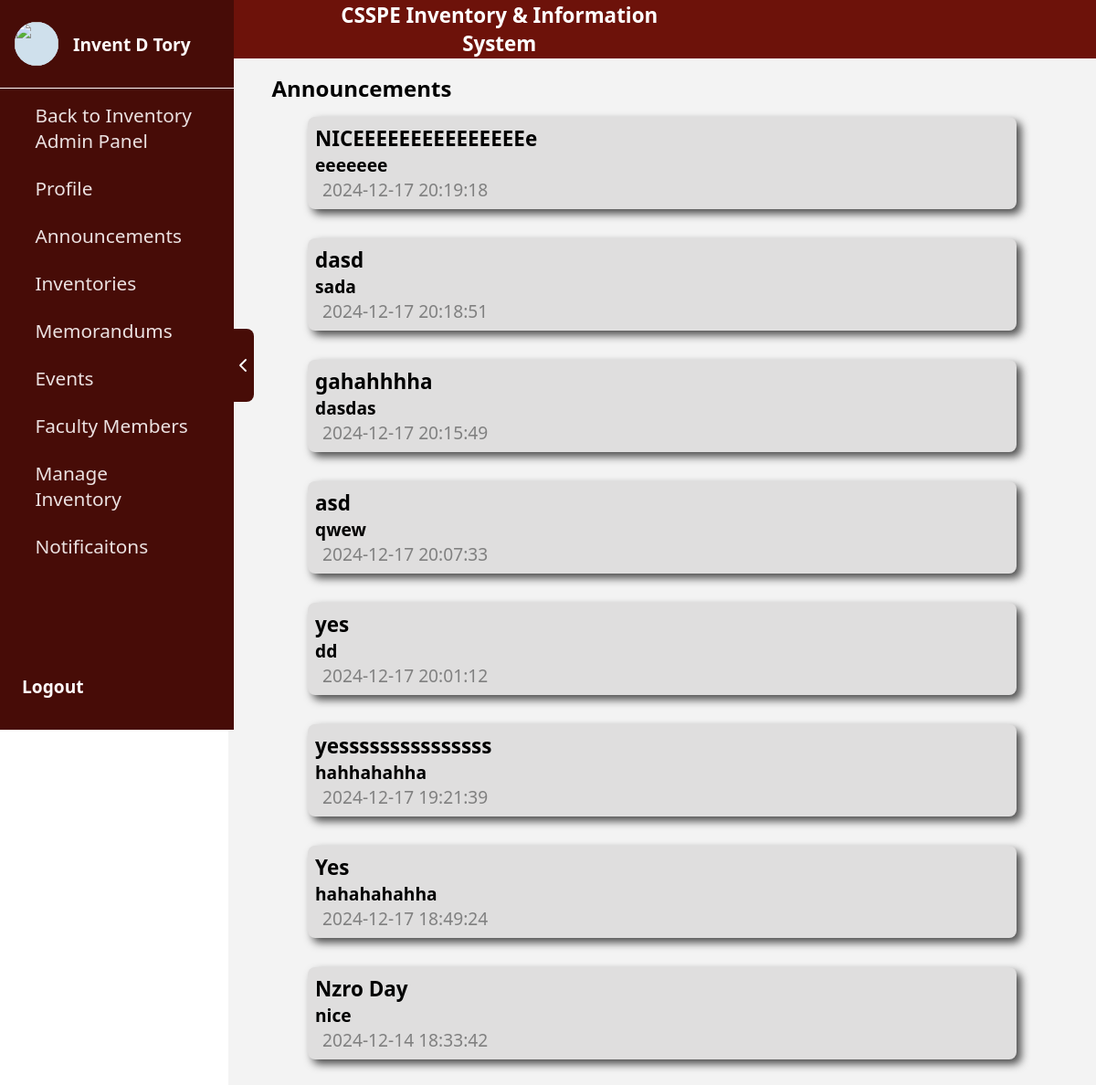
The page /inventoryAdmin/homePage/announcement.php (signed in) on the database its author committed.
### tables this page shows
CREATE TABLE `users` (
  `id` int(11) NOT NULL,
  `first_name` varchar(100) NOT NULL,
  `last_name` varchar(100) NOT NULL,
  `middle_name` varchar(100) DEFAULT NULL,
  `email` varchar(255) NOT NULL,
  `address` text NOT NULL,
  `contact_no` varchar(15) NOT NULL,
  `rank` enum('Instructor','Assistant Professor','Associate Professor','Professor') NOT NULL,
  `password` varchar(255) NOT NULL,
  `created_at` timestamp NOT NULL DEFAULT current_timestamp(),
  `role` varchar(50) NOT NULL DEFAULT 'Instructor',
  `image` varchar(255) DEFAULT NULL,
  `department` varchar(255) NOT NULL
);

CREATE TABLE `announcements` (
  `id` int(11) NOT NULL,
  `title` varchar(255) NOT NULL,
  `description` text NOT NULL,
  `date_uploaded_at` datetime DEFAULT current_timestamp(),
  `location` varchar(255) NOT NULL
);

### inventoryAdmin/homePage/announcement.php (the view, shortened to what this page needs)
<?php
require_once '../../conn/conn.php';
$inventoryAdminId = $_SESSION['user_id'];
$query = "SELECT first_name, middle_name, last_name FROM users WHERE id = ?";
$stmt = $conn->prepare($query);
$stmt->bind_param("i", $inventoryAdminId);
$stmt->execute();
$result = $stmt->get_result();
if ($result->num_rows > 0) {
    $row = $result->fetch_assoc();
    $fullName = trim($row['first_name'] . ' ' . $row['middle_name'] . ' ' . $row['last_name']);
} else {
    $fullName = "User Not Found";
}
$query = "SELECT title, description, DATE_FORMAT(date_uploaded_at, '%Y-%m-%d %H:%i:%s') AS formatted_date
          FROM announcements
          ORDER BY date_uploaded_at DESC";
$result = $conn->query($query);
?>
<!DOCTYPE html>
<html lang="en">
<head>
    <link rel="stylesheet" href="/dionSe/assets/css/organization.css">
    <link rel="stylesheet" href="/dionSe/assets/css/sidebar.css">
    <link rel="stylesheet" href="/dionSe/assets/css/notification.css">
</head>
<body>
    <div class="body">
        <div class="sidebar">
            <div class="sidebarContent">
                <div class="arrowContainer" style="margin-left: 80rem;" id="toggleButton">
                    <div class="subArrowContainer">
                        <img class="hideIcon" src="/dionSe/assets/img/arrow.png" alt="">
                    </div>
                </div>
            </div>
            <div class="userContainer">
                <div class="subUserContainer">
                    <div class="userPictureContainer">
                        <div class="subUserPictureContainer">
                            <img class="subUserPictureContainer" src="/dionSe/assets/img/CSSPE.png" alt="">
                        </div>
                    </div>
                    <div class="userPictureContainer1">
                        <p><?php echo $fullName; ?></p>
                    </div>
                </div>
                <div class="navContainer">
                    <div class="subNavContainer">
                        <a href="../index.php">
                            <div class="buttonContainer1">
                                <div class="nameOfIconContainer">
                                    <p>Back to Inventory Admin Panel</p>
                                </div>
                            </div>
                        </a>
                        <a href="../homePage/profile.php">
                            <div class="buttonContainer1">
                                <div class="nameOfIconContainer">
                                    <p>Profile</p>
                                </div>
                            </div>
                        </a>
                        <a href="../homePage/announcement.php">
                            <div class="buttonContainer1">
                                <div class="nameOfIconContainer">
                                    <p>Announcements</p>
                                </div>
                            </div>
                        </a>
                        <a href="../homePage/borrowing.php">
                            <div class="buttonContainer1">
                                <div class="nameOfIconContainer">
                                    <p>Inventories</p>
                                </div>
                            </div>
                        </a>
                        <a href="../homePage/memorandumHome.php">
                            <div class="buttonContainer1">
                                <div class="nameOfIconContainer">
                                    <p>Memorandums</p>
                                </div>
                            </div>
                        </a>
                        <a href="../homePage/events.php">
                            <div class="buttonContainer1">
                                <div class="nameOfIconContainer">
                                    <p>Events</p>
                                </div>
                            </div>
                        </a>
                        <a href="../homePage/members.php">
                            <div class="buttonContainer1">
                                <div class="nameOfIconContainer">
                                    <p>Faculty Members</p>
                                </div>
                            </div>
                        </a>
                        <a href="../homePage/organization.php">
                            <div class="buttonContainer1">
                                <div class="nameOfIconContainer">
                                    <p>Manage Inventory</p>
                                </div>
                            </div>
                        </a>
                        <a href="../homePage/notification.php">
                            <div class="buttonContainer1">
                                <div class="nameOfIconContainer">
                                    <p>Notificaitons</p>
                                </div>
                            </div>
                        </a>
                    </div>
                </div>
                <div class="subUserContainer">
                    <a href="../../logout.php">
                        <div style="margin-left: 1.5rem;" class="userPictureContainer1">
                            <p>Logout</p>
                        </div>
                    </a>
                </div>
            </div>
        </div>
        <div class="mainContainer" style="margin-left: 250px;">
            <div class="container">
                <div class="headerContainer">
                    <div class="subHeaderContainer">
                        <div class="logoContainer">
                        </div>
                        <div class="collegeNameContainer">
                            <p>CSSPE Inventory & Information System</p>
                        </div>
                    </div>
                </div>
                <div class="textContainer">
                    <p class="text">Announcements</p>
                </div>
                <div class="dashboardContainer">
                    <?php if ($result->num_rows > 0): ?>
                        <?php while ($row = $result->fetch_assoc()): ?>
                            <div class="notificationContainer">
                                <div class="subNotificaitonContainer">
                                    <div class="messageContainer">
                                        <h3><?php echo htmlspecialchars($row['title']); ?></h3>
                                        <p><?php echo htmlspecialchars($row['description']); ?></p>
                                    </div>
                                    <div class="dateContainer">
                                        <p style="margin-left: 0.5rem;"><?php echo $row['formatted_date']; ?></p>
                                    </div>
                                </div>
                            </div>
                        <?php endwhile; ?>
                    <?php else: ?>
                        <p>No announcements available.</p>
                    <?php endif; ?>
                </div>
            </div>
        </div>
    </div>
</body>
</html>

### assets/css/organization.css (style rules this page uses)
* { padding: 0; margin: 0; font-family: system-ui, -apple-system, BlinkMacSystemFont, 'Segoe UI', Roboto, Oxygen, Ubuntu, Cantarell, 'Open Sans', 'Helvetica Neue', sans-serif; }
.body, .popup { background-color: rgb(243, 243, 243); display: grid; grid-template-columns: 1fr; height: 100vh; }
.mainContainer { background-color: rgb(243, 243, 243); }
.headerContainer { height: 4rem; background-color: rgb(109, 18, 10); display: flex; gap: 0.5rem; flex-direction: row; }
.subHeaderContainer { height: 100%; width: 4rem; margin-left: 1rem; display: flex; align-items: center; justify-content: center; }
.collegeNameContainer { height: 100%; display: flex; align-items: center; justify-content: center; font-size: 2rem; color: white; display: none; }
.container { height: 100%; display: flex; align-items: center; flex-direction: column; width: 100%; }
.textContainer { height: 4rem; display: flex; align-items: center; justify-content: center; font-size: min(2rem, 1.5rem); font-weight: bold; width: 100%; }
.collegeNameContainer { height: 100%; display: flex; align-items: center; justify-content: center; font-size: 2rem; color: white; display: none; width: 30rem; }
.logoContainer { height: 100%; width: 4rem; display: flex; justify-content: center; align-items: center; }
.headerContainer { height: 4rem; width: 100%; }
.subHeaderContainer { display: flex; justify-content: center; align-items: center; flex-direction: row; gap: 0.5rem; }
@media only screen and (min-width: 601px) { .subHeaderContainer { width: 31rem; } }
@media only screen and (min-width: 601px) { .collegeNameContainer { display: flex; font-size: 1.4rem; font-weight: bold; } }
@media only screen and (min-width: 601px) { .textContainer { justify-content: left; } }
@media only screen and (min-width: 601px) { .text { margin-left: 5%; } }

### assets/css/sidebar.css (style rules this page uses)
body { margin: 0; padding: 0; overflow-x: hidden; font-family: system-ui, -apple-system, BlinkMacSystemFont, 'Segoe UI', Roboto, Oxygen, Ubuntu, Cantarell, 'Open Sans', 'Helvetica Neue', sans-serif; }
.userContainer { height: 100%; display: flex; align-items: center; justify-content: space-between; flex-direction: column; }
.subUserContainer { height: 6rem; width: 100%; display: grid; grid-template-columns: 5rem 1fr; border-bottom: solid snow 1px; cursor: pointer; }
.userPictureContainer { height: 100%; display: flex; align-items: center; justify-content: center; }
.userPictureContainer1 { height: 100%; display: flex; align-items: center; color: snow; font-size: 1.2rem; font-weight: bold; }
.subUserPictureContainer { height: 3rem; width: 3rem; border-radius: 5rem; background: rgb(207, 224, 236); display: flex; align-items: center; justify-content: center; }
.navContainer { width: 100%; }
.subNavContainer { height: 36rem; width: 100%; display: flex; flex-direction: column; gap: 1.5rem; }
.buttonContainer1 { display: flex; align-items: center; justify-content: center; flex-direction: row; height: 100%; width: 100%; transition: all 0.15s; cursor: pointer; }
.nameOfIconContainer { height: 100%; width: 70%; display: flex; align-items: center; color: rgba(255, 250, 250, 0.893); font-size: 1.3rem; transition: all 0.15s }
a { text-decoration: none; }
.sidebar { position: fixed; top: 0; left: 0; width: 16rem; height: 100vh; background-color: rgb(71, 12, 7); transition: transform 0.3s ease-in-out; }
.mainContainer { margin-left: 210px; text-align: center; transition: margin-left 0.3s ease-in-out; display: flex; justify-content: center; }
.arrowContainer { height: 100%; width: 1.5rem; right: -1.4rem; display: flex; align-items: center; justify-content: center; position: absolute; }
.subArrowContainer { width: 100%; height: 5rem; border-radius: -10rem; background-color: rgb(71, 12, 7); border-radius: 0 0.5rem 0.5rem 0; display: flex; align-items: center; justify-content: center; cursor: pointer; }
.hideIcon { height: 1.5rem; animation: rotateLeft 0.5s linear; }

### rows shown on the page
users: fullName "Invent D Tory"
announcements: title "NICEEEEEEEEEEEEEEEe", description "eeeeeee", formatted_date "2024-12-17 20:19:18"
announcements: title "dasd", description "sada", formatted_date "2024-12-17 20:18:51"
announcements: title "gahahhhha", description "dasdas", formatted_date "2024-12-17 20:15:49"
announcements: title "asd", description "qwew", formatted_date "2024-12-17 20:07:33"
announcements: title "yes", description "dd", formatted_date "2024-12-17 20:01:12"
announcements: title "yesssssssssssssss", description "hahhahahha", formatted_date "2024-12-17 19:21:39"
announcements: title "Yes", description "hahahahahha", formatted_date "2024-12-17 18:49:24"
announcements: title "Nzro Day", description "nice", formatted_date "2024-12-14 18:33:42"
